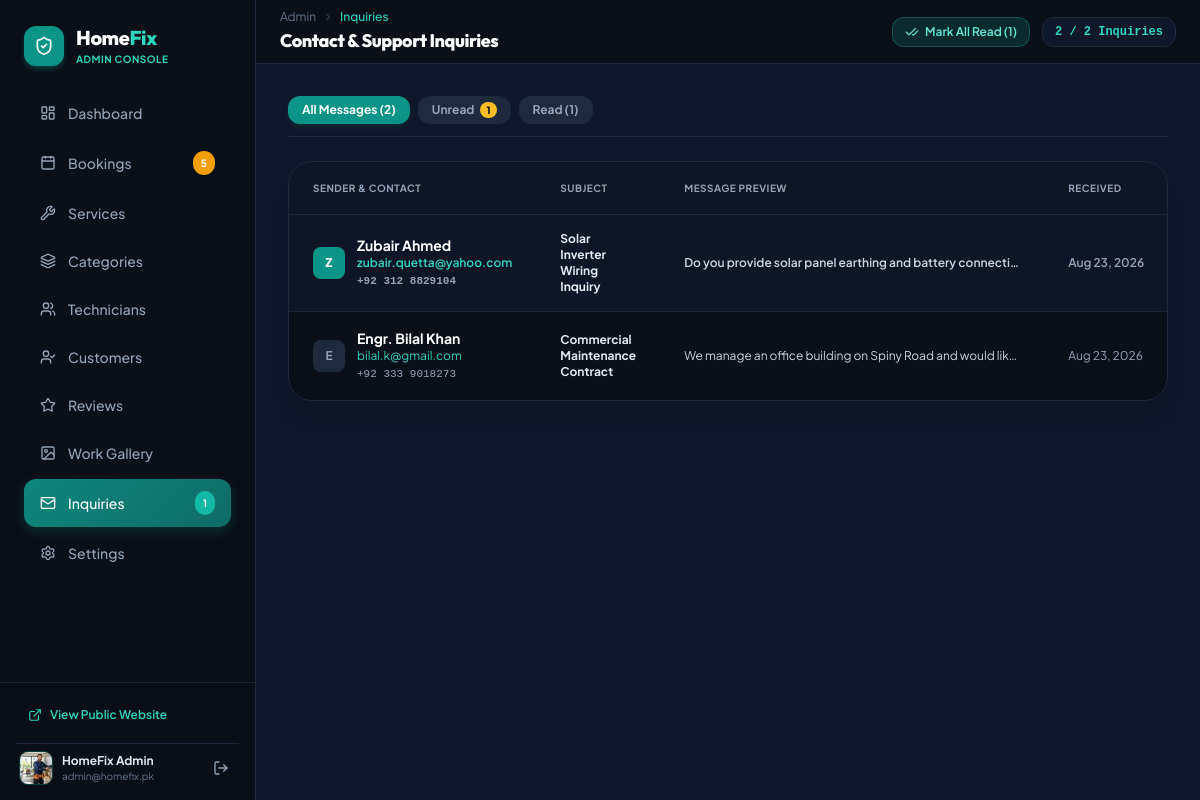
Page /admin/messages.php (signed in) on the committed database.
### tables this page shows
CREATE TABLE `users` (
  `id` INT UNSIGNED AUTO_INCREMENT PRIMARY KEY,
  `name` VARCHAR(120) NOT NULL,
  `email` VARCHAR(150) NOT NULL UNIQUE,
  `phone` VARCHAR(30) NOT NULL,
  `password` VARCHAR(255) NOT NULL,
  `role` ENUM('admin', 'customer') DEFAULT 'customer',
  `status` ENUM('active', 'inactive', 'banned') DEFAULT 'active',
  `avatar` VARCHAR(255) DEFAULT NULL,
  `address` TEXT DEFAULT NULL,
  `area` VARCHAR(100) DEFAULT NULL,
  `created_at` TIMESTAMP DEFAULT CURRENT_TIMESTAMP,
  `updated_at` TIMESTAMP DEFAULT CURRENT_TIMESTAMP ON UPDATE CURRENT_TIMESTAMP,
  INDEX `idx_users_role` (`role`),
  INDEX `idx_users_email` (`email`)
);

CREATE TABLE `contact_messages` (
  `id` INT UNSIGNED AUTO_INCREMENT PRIMARY KEY,
  `name` VARCHAR(120) NOT NULL,
  `email` VARCHAR(150) NOT NULL,
  `phone` VARCHAR(30) DEFAULT NULL,
  `subject` VARCHAR(200) NOT NULL,
  `message` TEXT NOT NULL,
  `is_read` TINYINT(1) DEFAULT 0,
  `created_at` TIMESTAMP DEFAULT CURRENT_TIMESTAMP
);

### admin/messages.php (the view, shortened to what the rows shown need)
<?php
require_once __DIR__ . '/../includes/admin_header.php';
require_once __DIR__ . '/../includes/admin_sidebar.php';
$sql = "SELECT * FROM contact_messages";
$params = [];
$sql .= " ORDER BY is_read ASC, created_at DESC";
$messages = Database::fetchAll($sql, $params);
?>
<div class="flex-1 flex flex-col min-w-0 overflow-hidden bg-slate-900">
    <header class="h-16 bg-slate-950 border-b border-slate-800 flex items-center justify-between px-6 shrink-0 z-20">
        <div class="flex items-center gap-4">
            <div>
                <h1 class="text-lg font-extrabold font-heading text-white tracking-tight">Contact & Support Inquiries</h1>
            </div>
        </div>
    </header>
    <main class="flex-1 overflow-y-auto p-4 sm:p-6 lg:p-8 space-y-6">
        <div class="bg-slate-950 border border-slate-800 rounded-3xl shadow-xl overflow-hidden">
            <div class="overflow-x-auto">
                <table class="w-full text-left text-xs sm:text-sm text-slate-300">
                    <thead class="bg-slate-900/80 text-slate-400 uppercase text-[10px] font-bold tracking-wider border-b border-slate-800">
                        <tr>
                            <th class="px-6 py-4">Sender & Contact</th>
                            <th class="px-6 py-4">Subject</th>
                            <th class="px-6 py-4">Message Preview</th>
                            <th class="px-6 py-4">Received</th>
                        </tr>
                    </thead>
                    <tbody class="divide-y divide-slate-800/80 text-slate-200">
                        <?php if (!empty($messages)): ?>
                            <?php foreach ($messages as $m): ?>
                                <tr id="msg-row-<?= $m['id'] ?>" class="hover:bg-slate-900/60 transition <?= ($m['is_read'] == 0) ? 'bg-slate-900/90 font-semibold' : '' ?>">
                                    <td class="px-6 py-4">
                                        <div class="flex items-center gap-3">
                                            <div class="w-8 h-8 rounded-lg <?= ($m['is_read'] == 0) ? 'bg-teal-600 text-white font-black' : 'bg-slate-800 text-slate-400 font-bold' ?> flex items-center justify-center text-xs shrink-0">
                                                <?= strtoupper(substr($m['name'] ?? 'M', 0, 1)) ?>
                                            </div>
                                            <div class="min-w-0">
                                                <span class="font-bold text-white block truncate"><?= e($m['name']) ?></span>
                                                <a href="mailto:<?= e($m['email']) ?>" class="text-xs text-teal-400 hover:underline block truncate"><?= e($m['email']) ?></a>
                                                <?php if (!empty($m['phone'])): ?>
                                                    <span class="text-[11px] text-slate-400 block font-mono"><?= e($m['phone']) ?></span>
                                                <?php endif; ?>
                                            </div>
                                        </div>
                                    </td>
                                    <td class="px-6 py-4 text-xs font-bold text-slate-200">
                                        <?= e($m['subject']) ?>
                                    </td>
                                    <td class="px-6 py-4 max-w-sm text-slate-300">
                                        <p class="truncate text-xs text-slate-300"><?= e($m['message']) ?></p>
                                    </td>
                                    <td class="px-6 py-4 text-xs text-slate-400 whitespace-nowrap">
                                        <?= format_date($m['created_at']) ?>
                                    </td>
                                </tr>
                            <?php endforeach; ?>
                        <?php endif; ?>
                    </tbody>
                </table>
            </div>
        </div>
    </main>
</div>
<?php require_once __DIR__ . '/../includes/admin_footer.php'; ?>

### includes/admin_sidebar.php (shortened to what the rows shown need)
<aside id="adminSidebar" class="w-64 bg-slate-950 border-r border-slate-800 flex flex-col justify-between shrink-0 transition-transform duration-300 z-30 absolute inset-y-0 left-0 lg:static -translate-x-full lg:translate-x-0">
    <?php
    $adminSidebarAvatarUrl = null;
    if (!empty($adminUser['avatar'])) {
        if (file_exists(ROOT_PATH . '/uploads/' . $adminUser['avatar'])) {
            $adminSidebarAvatarUrl = asset('uploads/' . $adminUser['avatar']) . '?v=' . filemtime(ROOT_PATH . '/uploads/' . $adminUser['avatar']);
        } elseif (file_exists(ROOT_PATH . '/' . $adminUser['avatar'])) {
            $adminSidebarAvatarUrl = asset($adminUser['avatar']) . '?v=' . filemtime(ROOT_PATH . '/' . $adminUser['avatar']);
        }
    }
    ?>
    <div class="p-4 border-t border-slate-800/80 space-y-3 bg-slate-950/50">
        <div class="flex items-center justify-between pt-2 border-t border-slate-800 px-1">
            <div class="flex items-center gap-2.5">
                <?php if ($adminSidebarAvatarUrl): ?>
                    <img src="<?= $adminSidebarAvatarUrl ?>" alt="<?= e($adminUser['name'] ?? 'Admin') ?>" class="w-8 h-8 rounded-lg object-cover ring-1 ring-teal-500/30 shadow" onerror="this.style.display='none'; this.nextElementSibling.style.display='flex';">
                <?php else: ?>
                    <div class="w-8 h-8 rounded-lg bg-slate-800 text-teal-400 font-bold flex items-center justify-center text-xs">
                        <?= strtoupper(substr($adminUser['name'] ?? 'A', 0, 1)) ?>
                    </div>
                <?php endif; ?>
                <div class="truncate max-w-[120px]">
                    <span class="text-xs font-bold text-slate-200 block truncate"><?= e($adminUser['name'] ?? 'Administrator') ?></span>
                    <span class="text-[10px] text-slate-500 block truncate"><?= e($adminUser['email'] ?? '') ?></span>
                </div>
            </div>
        </div>
    </div>
</aside>

### rows in the picture
users: avatar (picture), name "HomeFix Admin", email "admin@homefix.pk"
contact_messages: name "Z", name "Zubair Ahmed", email "zubair.quetta@yahoo.com", phone "+92 312 8829104", subject "Solar Inverter Wiring Inquiry", message "Do you provide solar panel earthing and battery connecti…", created_at "Aug 23, 2026"
contact_messages: name "E", name "Engr. Bilal Khan", email "bilal.k@gmail.com", phone "+92 333 9018273", subject "Commercial Maintenance Contract", message "We manage an office building on Spiny Road and would lik…", created_at "Aug 23, 2026"

### other values in the picture
$pendingBookingsCount "5"
$unreadMessagesCount "1"
$totalUnreadCount "1"
count($messages) "2"
$totalAllCount "2"
$totalAllCount - $totalUnreadCount "1"
